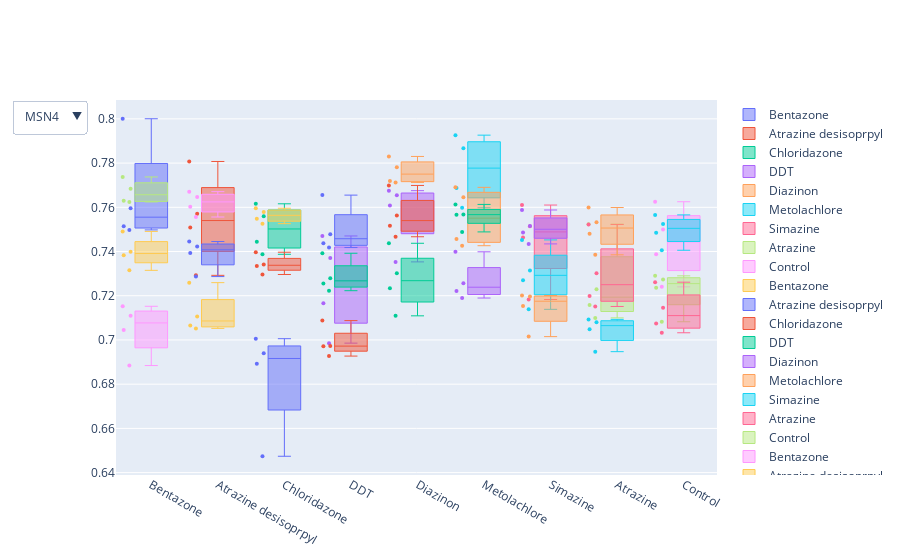

This figure's notebook cell:
### Code cell
fig = go.Figure()

# For each strain and pesticides, add a trace (the corresponding boxplot) to the figure. 
for column in df_Ks.columns.to_list():
    for yd,xd in zip(df_Ks[column],pesticides):
        fig.add_trace(go.Box(
                y = yd,
                name = xd,
                boxpoints='all',
                whiskerwidth=0.4,
                marker_size=4,
                line_width=1))
        
# Dropdown menu.
fig.update_layout(
    updatemenus=[go.layout.Updatemenu(
        active=0,
        buttons=list(
            [dict(label = 'MSN4',
                  method = 'update',
                  args = [{'visible': vis_1}, # the index of True aligns with the indices of plot traces
                          {'title': 'MSN4',
                           'showlegend':True}]),
             dict(label = 'MSN2',
                  method = 'update',
                  args = [{'visible': vis_2},
                          {'title': 'MSN2',
                           'showlegend':True}]),
             dict(label = 'YAP1',
                  method = 'update',
                  args = [{'visible': vis_3},
                          {'title': 'YAP1',
                           'showlegend':True}]),
             dict(label = 'WT',
                  method = 'update',
                  args = [{'visible': vis_4},
                          {'title': 'WT',
                           'showlegend':True}]),
            ])
        )
    ])

### Figure 1 — Plotly figure (JSON) as saved in the notebook; plotly's stock layout.template omitted (floating-point values rounded to 4 significant figures)
{"data": [{"boxpoints": "all", "line": {"width": 1}, "marker": {"size": 4}, "name": "Bentazone", "type": "box", "whiskerwidth": 0.4, "y": [0.7596, 0.8, 0.7515, 0.7498]}, {"boxpoints": "all", "line": {"width": 1}, "marker": {"size": 4}, "name": "Atrazine desisoprpyl", "type": "box", "whiskerwidth": 0.4, "y": [0.7571, 0.7807, 0.7509, 0.7292]}, {"boxpoints": "all", "line": {"width": 1}, "marker": {"size": 4}, "name": "Chloridazone", "type": "box", "whiskerwidth": 0.4, "y": [0.7616, 0.7387, 0.756, 0.7444]}, {"boxpoints": "all", "line": {"width": 1}, "marker": {"size": 4}, "name": "DDT", "type": "box", "whiskerwidth": 0.4, "y": [0.747, 0.7371, 0.7166, 0.6986]}, {"boxpoints": "all", "line": {"width": 1}, "marker": {"size": 4}, "name": "Diazinon", "type": "box", "whiskerwidth": 0.4, "y": [0.7719, 0.783, 0.7781, 0.7713]}, {"boxpoints": "all", "line": {"width": 1}, "marker": {"size": 4}, "name": "Metolachlore", "type": "box", "whiskerwidth": 0.4, "y": [0.7688, 0.7867, 0.7598, 0.7926]}, {"boxpoints": "all", "line": {"width": 1}, "marker": {"size": 4}, "name": "Simazine", "type": "box", "whiskerwidth": 0.4, "y": [0.7514, 0.7183, 0.761, 0.7463]}, {"boxpoints": "all", "line": {"width": 1}, "marker": {"size": 4}, "name": "Atrazine", "type": "box", "whiskerwidth": 0.4, "y": [0.7158, 0.71, 0.7523, 0.7229]}, {"boxpoints": "all", "line": {"width": 1}, "marker": {"size": 4}, "name": "Control", "type": "box", "whiskerwidth": 0.4, "y": [0.7387, 0.7499, 0.724, 0.7625]}, {"boxpoints": "all", "line": {"width": 1}, "marker": {"size": 4}, "name": "Bentazone", "type": "box", "whiskerwidth": 0.4, "y": [0.7491, 0.7383, 0.7399, 0.7315]}, {"boxpoints": "all", "line": {"width": 1}, "marker": {"size": 4}, "name": "Atrazine desisoprpyl", "type": "box", "whiskerwidth": 0.4, "y": [0.7445, 0.7287, 0.7423, 0.7393]}, {"boxpoints": "all", "line": {"width": 1}, "marker": {"size": 4}, "name": "Chloridazone", "type": "box", "whiskerwidth": 0.4, "y": [0.7296, 0.7335, 0.7341, 0.7397]}, {"boxpoints": "all", "line": {"width": 1}, "marker": {"size": 4}, "name": "DDT", "type": "box", "whiskerwidth": 0.4, "y": [0.7223, 0.7279, 0.7255, 0.7392]}, {"boxpoints": "all", "line": {"width": 1}, "marker": {"size": 4}, "name": "Diazinon", "type": "box", "whiskerwidth": 0.4, "y": [0.7353, 0.7654, 0.7608, 0.7675]}, {"boxpoints": "all", "line": {"width": 1}, "marker": {"size": 4}, "name": "Metolachlore", "type": "box", "whiskerwidth": 0.4, "y": [0.7426, 0.769, 0.7456, 0.7645]}, {"boxpoints": "all", "line": {"width": 1}, "marker": {"size": 4}, "name": "Simazine", "type": "box", "whiskerwidth": 0.4, "y": [0.7314, 0.727, 0.7138, 0.7452]}, {"boxpoints": "all", "line": {"width": 1}, "marker": {"size": 4}, "name": "Atrazine", "type": "box", "whiskerwidth": 0.4, "y": [0.7198, 0.7302, 0.7152, 0.7522]}, {"boxpoints": "all", "line": {"width": 1}, "marker": {"size": 4}, "name": "Control", "type": "box", "whiskerwidth": 0.4, "y": [0.7236, 0.7273, 0.7082, 0.729]}, {"boxpoints": "all", "line": {"width": 1}, "marker": {"size": 4}, "name": "Bentazone", "type": "box", "whiskerwidth": 0.4, "y": [0.6884, 0.7152, 0.7045, 0.7109]}, {"boxpoints": "all", "line": {"width": 1}, "marker": {"size": 4}, "name": "Atrazine desisoprpyl", "type": "box", "whiskerwidth": 0.4, "y": [0.7259, 0.7106, 0.7066, 0.7052]}, {"boxpoints": "all", "line": {"width": 1}, "marker": {"size": 4}, "name": "Chloridazone", "type": "box", "whiskerwidth": 0.4, "y": [0.6474, 0.6892, 0.7006, 0.694]}, {"boxpoints": "all", "line": {"width": 1}, "marker": {"size": 4}, "name": "DDT", "type": "box", "whiskerwidth": 0.4, "y": [0.6927, 0.6973, 0.7088, 0.6971]}, {"boxpoints": "all", "line": {"width": 1}, "marker": {"size": 4}, "name": "Diazinon", "type": "box", "whiskerwidth": 0.4, "y": [0.7302, 0.7437, 0.7234, 0.7109]}, {"boxpoints": "all", "line": {"width": 1}, "marker": {"size": 4}, "name": "Metolachlore", "type": "box", "whiskerwidth": 0.4, "y": [0.7399, 0.719, 0.7221, 0.7256]}, {"boxpoints": "all", "line": {"width": 1}, "marker": {"size": 4}, "name": "Simazine", "type": "box", "whiskerwidth": 0.4, "y": [0.7015, 0.7196, 0.7201, 0.7154]}, {"boxpoints": "all", "line": {"width": 1}, "marker": {"size": 4}, "name": "Atrazine", "type": "box", "whiskerwidth": 0.4, "y": [0.7081, 0.6947, 0.7093, 0.7049]}, {"boxpoints": "all", "line": {"width": 1}, "marker": {"size": 4}, "name": "Control", "type": "box", "whiskerwidth": 0.4, "y": [0.7032, 0.7146, 0.7074, 0.7261]}, {"boxpoints": "all", "line": {"width": 1}, "marker": {"size": 4}, "name": "Bentazone", "type": "box", "whiskerwidth": 0.4, "y": [0.7737, 0.7684, 0.7624, 0.7629]}, {"boxpoints": "all", "line": {"width": 1}, "marker": {"size": 4}, "name": "Atrazine desisoprpyl", "type": "box", "whiskerwidth": 0.4, "y": [0.7671, 0.7602, 0.7556, 0.7647]}, {"boxpoints": "all", "line": {"width": 1}, "marker": {"size": 4}, "name": "Chloridazone", "type": "box", "whiskerwidth": 0.4, "y": [0.7579, 0.7596, 0.7548, 0.7526]}, {"boxpoints": "all", "line": {"width": 1}, "marker": {"size": 4}, "name": "DDT", "type": "box", "whiskerwidth": 0.4, "y": [0.7655, 0.7478, 0.7438, 0.7418]}, {"boxpoints": "all", "line": {"width": 1}, "marker": {"size": 4}, "name": "Diazinon", "type": "box", "whiskerwidth": 0.4, "y": [0.7563, 0.7699, 0.7467, 0.7517]}, {"boxpoints": "all", "line": {"width": 1}, "marker": {"size": 4}, "name": "Metolachlore", "type": "box", "whiskerwidth": 0.4, "y": [0.7566, 0.7489, 0.7568, 0.7613]}, {"boxpoints": "all", "line": {"width": 1}, "marker": {"size": 4}, "name": "Simazine", "type": "box", "whiskerwidth": 0.4, "y": [0.7588, 0.7434, 0.7516, 0.7486]}, {"boxpoints": "all", "line": {"width": 1}, "marker": {"size": 4}, "name": "Atrazine", "type": "box", "whiskerwidth": 0.4, "y": [0.7599, 0.7385, 0.7532, 0.7481]}, {"boxpoints": "all", "line": {"width": 1}, "marker": {"size": 4}, "name": "Control", "type": "box", "whiskerwidth": 0.4, "y": [0.7524, 0.7485, 0.7406, 0.7566]}], "layout": {"updatemenus": [{"active": 0, "buttons": [{"args": [{"visible": [true, true, true, true, true, true, true, true, true, false, false, false, false, false, false, false, false, false, false, false, false, false, false, false, false, false, false, false, false, false, false, false, false, false, false, false]}, {"showlegend": true, "title": "MSN4"}], "label": "MSN4", "method": "update"}, {"args": [{"visible": [false, false, false, false, false, false, false, false, false, true, true, true, true, true, true, true, true, true, false, false, false, false, false, false, false, false, false, false, false, false, false, false, false, false, false, false]}, {"showlegend": true, "title": "MSN2"}], "label": "MSN2", "method": "update"}, {"args": [{"visible": [false, false, false, false, false, false, false, false, false, false, false, false, false, false, false, false, false, false, true, true, true, true, true, true, true, true, true, false, false, false, false, false, false, false, false, false]}, {"showlegend": true, "title": "YAP1"}], "label": "YAP1", "method": "update"}, {"args": [{"visible": [false, false, false, false, false, false, false, false, false, false, false, false, false, false, false, false, false, false, false, false, false, false, false, false, false, false, false, true, true, true, true, true, true, true, true, true]}, {"showlegend": true, "title": "WT"}], "label": "WT", "method": "update"}]}]}}
